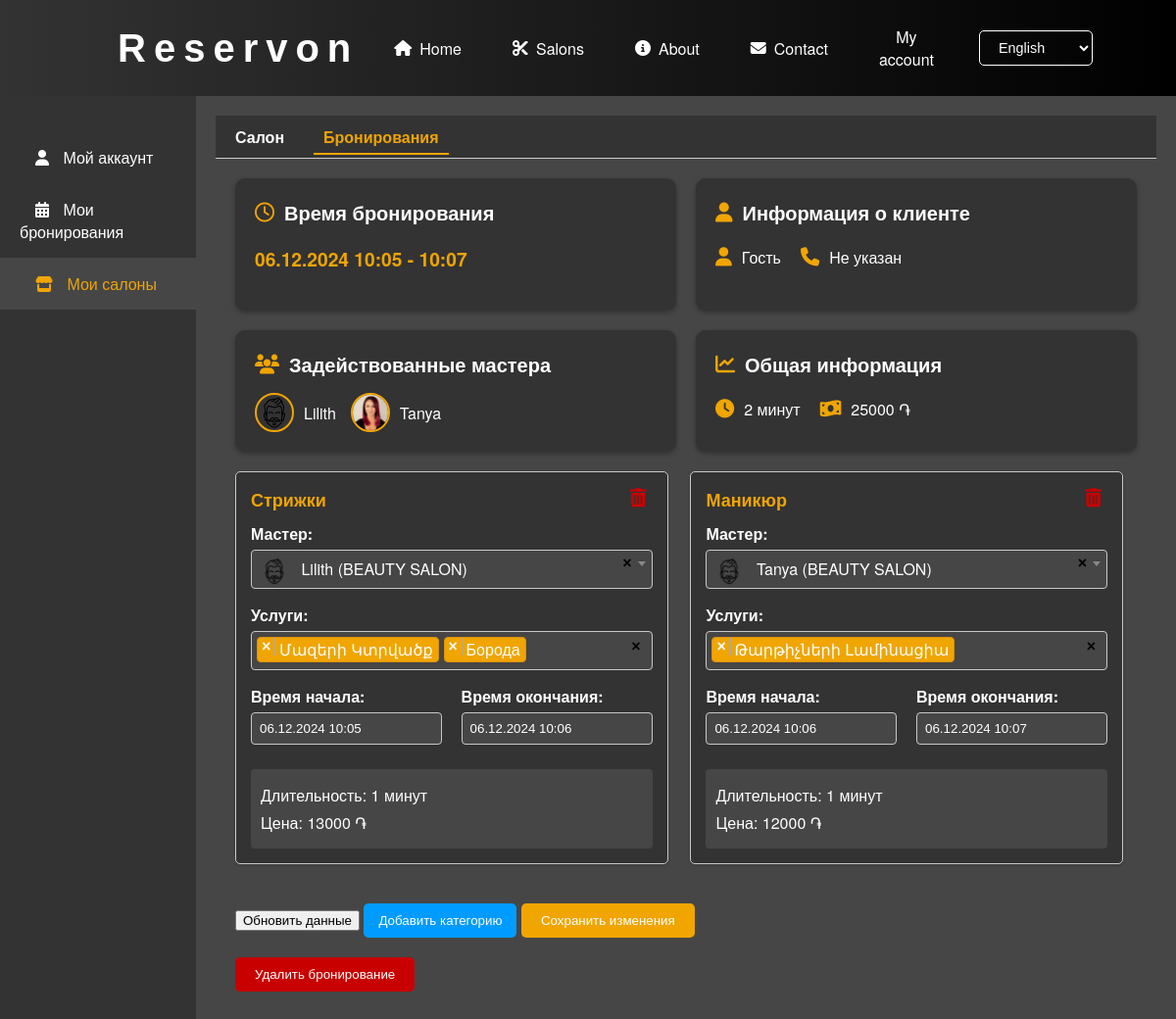
Before: /account/bookings/edit/91/ (signed in) with the older database file.
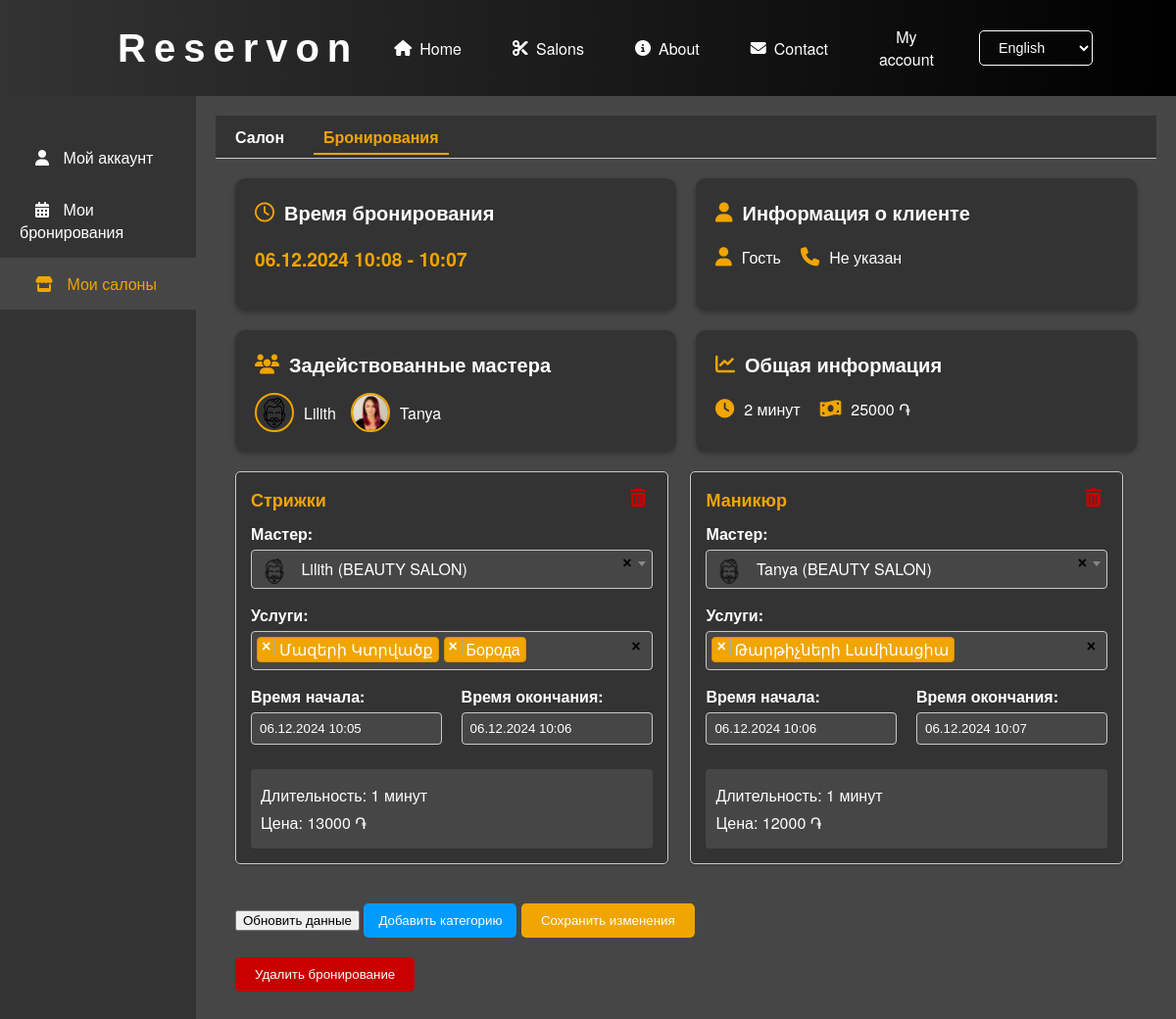
After: the same page with the newer database file.
### salons/models.py (models this page shows, shortened)
class Appointment(models.Model):
    salon = models.ForeignKey(Salon, on_delete=models.CASCADE)
    user = models.ForeignKey(User, on_delete=models.CASCADE, null=True, blank=True)
    start_datetime = models.DateTimeField()
    end_datetime = models.DateTimeField(null=True, blank=True)
    barbers = models.ManyToManyField(
        Barber,
        through='AppointmentBarberService',
        related_name='appointments'
    )

### account/views.py (the view)
# urls.py: path('bookings/edit/<int:booking_id>/', views.edit_booking, name='edit_booking'),
@login_required
def edit_booking(request, booking_id):
    user = request.user
    appointment = get_object_or_404(
        Appointment.objects.select_related('user__main_profile').prefetch_related('barbers', 'barber_services'),
        id=booking_id,
        salon__in=user.administered_salons.all()
    )
    salon = appointment.salon
    if appointment.user:
        customer_name = appointment.user.get_full_name() or 'Гость'
    else:
        customer_name = 'Гость'
    if appointment.user and hasattr(appointment.user, 'main_profile'):
        customer_phone = appointment.user.main_profile.phone_number or 'Не указан'
    else:
        customer_phone = 'Не указан'
    if request.method == 'POST':
        formset = AppointmentBarberServiceFormSet(request.POST, instance=appointment)
        if formset.is_valid():
            with transaction.atomic():
                formset.instance = appointment  # Устанавливаем связь формсета с appointment
                instances = formset.save(commit=False)
                for obj in formset.deleted_objects:
                    obj.delete()
                for instance in instances:
                    instance.appointment = appointment
                    instance.save()
                formset.save_m2m()
                appointment.start_datetime = appointment.barber_services.aggregate(models.Min('start_datetime'))['start_datetime__min']
                appointment.end_datetime = appointment.barber_services.aggregate(models.Max('end_datetime'))['end_datetime__max']
                appointment.save(update_fields=['start_datetime', 'end_datetime'])
                messages.success(request, 'Бронирование успешно обновлено.')
                return redirect('manage_bookings')
        else:
            messages.error(request, 'Пожалуйста, исправьте ошибки ниже.')
    else:
        formset = AppointmentBarberServiceFormSet(instance=appointment)
    category_forms = []
    total_duration = 0
    total_price = 0
    for form_instance in formset.forms:
        barber_service = form_instance.instance
        if barber_service.pk:
            services = barber_service.services.all()
        else:
            service_ids = form_instance['services'].value()
            services = Service.objects.filter(id__in=service_ids)
        total_duration_category = sum(service.duration.total_seconds() / 60 for service in services)
        total_price_category = sum(service.price for service in services)
        total_duration += total_duration_category
        total_price += total_price_category
        categories = set(service.category.name for service in services if service.category)
        category_name = ', '.join(categories) if categories else 'Без категории'
        category_forms.append({
            'form': form_instance,
            'duration': total_duration_category,
            'price': total_price_category,
            'category_name': category_name,
        })
    category_count = len(category_forms)
    context = {
        'formset': formset,
        'appointment': appointment,
        'total_duration': total_duration,
        'total_price': total_price,
        'category_count': category_count,
        'customer_name': customer_name,
        'customer_phone': customer_phone,
        'category_forms': category_forms,
        'active_menu': 'bookings',
        'active_sidebar': 'salons',
        'LANGUAGE_CODE': request.LANGUAGE_CODE,
    }
    return render(request, 'account/edit_booking.html', context)

### account/templatetags/custom_filters.py (called while the page is built)
@register.filter
def format_phone(value):
    if value and len(value) == 11:
        return f"+{value[0]} ({value[1:4]}) {value[4:7]}-{value[7:9]}-{value[9:]}"
    return value

@register.filter
def phone_number_format(value):
    return re.sub(r'\D', '', value)

@register.filter(name='remove_class')
def remove_class(field, class_name):
    if field.field.widget.attrs.get('class'):
        classes = field.field.widget.attrs['class'].split()
        classes = [cls for cls in classes if cls != class_name]
        field.field.widget.attrs['class'] = ' '.join(classes)
    return field

### salons/models.py (called while the page is built)
    def __str__(self):
        return self.name

    def __str__(self):
        return f"{self.name} ({self.salon.name})"

    def get_avatar_url(self):
        if self.avatar and self.avatar.url:
            return self.avatar.url
        return '/static/salons/img/default-avatar.png'

### account/templates/account/edit_booking.html (shortened to what the changed rows need)
{% extends "account/account_base.html" %}
{% load custom_filters %}
{% load static %}
{% block page_content %}
<div class="edit-booking">
    <div class="booking-summary">
        <div>
            <div class="booking-cards-container-1">
                <div class="time-card">
                    <h3><i class="far fa-clock"></i> Время бронирования</h3>
                    <p class="booking-time">{{ appointment.start_datetime|date:'d.m.Y H:i' }} - {{ appointment.end_datetime|date:'H:i' }}</p>
                </div>
            </div>
        </div>
    </div>
</div>
{% endblock %}

Changed rows visible on the page:
changed Appointment: start_datetime "06.12.2024 10:05" → "06.12.2024 10:08"
